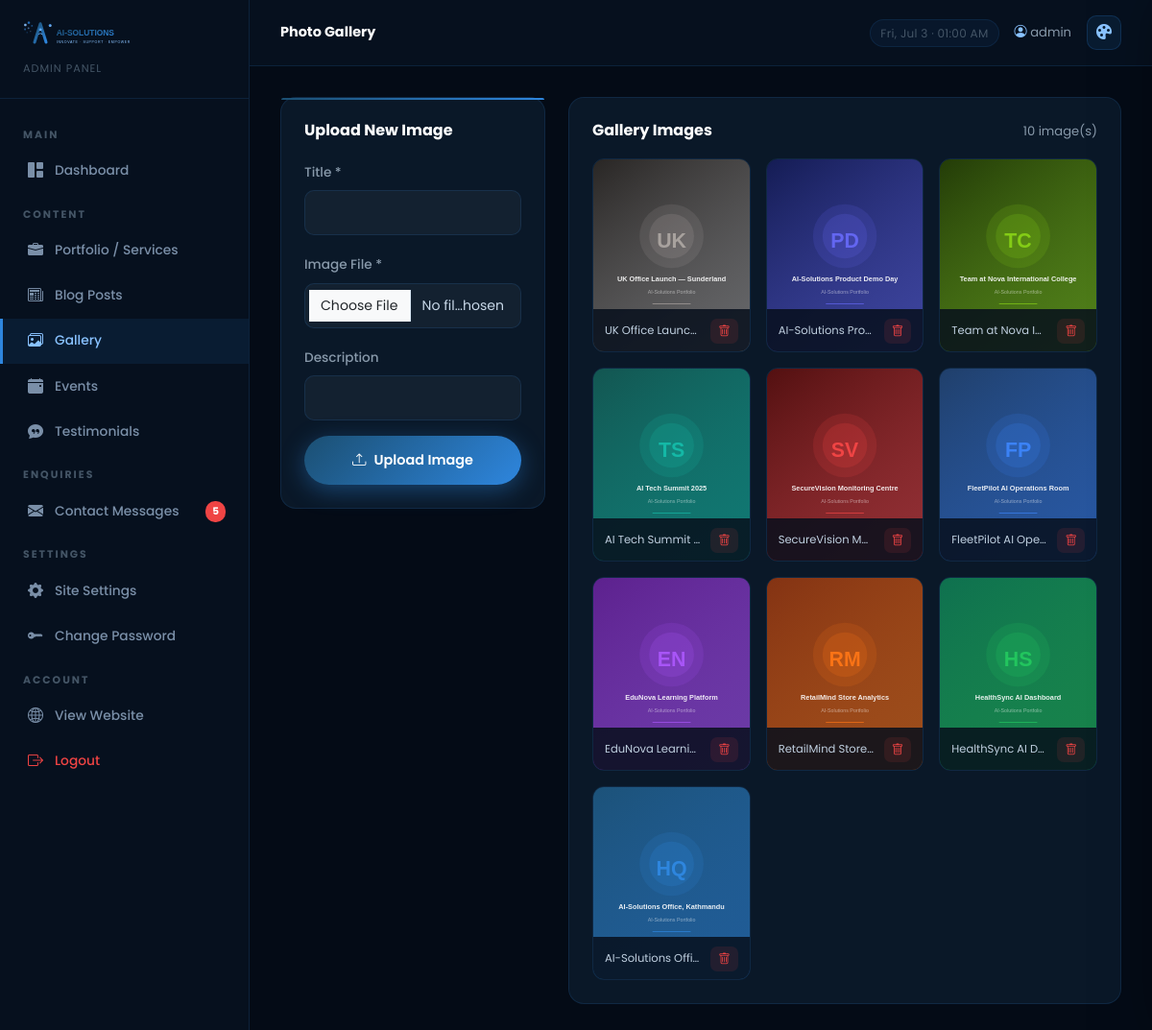
The app's page /panel/gallery/ (signed in) with its own data.
### core/models.py (models this page shows, shortened)
class GalleryImage(models.Model):
    title = models.CharField(max_length=200)
    image = models.ImageField(upload_to='gallery/')
    description = models.CharField(max_length=300, blank=True)
    uploaded_at = models.DateTimeField(auto_now_add=True)
    class Meta:
        ordering = ['-uploaded_at']
        verbose_name = 'Gallery Image'
        verbose_name_plural = 'Gallery Images'

### panel/views.py (the view)
    def wrapper(request, *args, **kwargs):
        if not request.user.is_authenticated:
            return redirect('panel_login')
        if not request.user.is_staff:
            messages.error(request, 'Access denied.')
            return redirect('panel_login')
        return view_func(request, *args, **kwargs)

### panel/forms.py
class GalleryImageForm(forms.ModelForm):
    class Meta:
        model = GalleryImage
        fields = ['title', 'image', 'description']
        widgets = {
            'title': forms.TextInput(attrs={'class': 'form-control'}),
            'image': forms.FileInput(attrs={'class': 'form-control'}),
            'description': forms.TextInput(attrs={'class': 'form-control'}),
        }

### core/context_processors.py (called while the page is built)
def site_settings(request):
    return {'settings': SiteSettings.get_settings()}

def unread_messages(request):
    if request.user.is_authenticated and request.user.is_staff:
        count = ContactMessage.objects.filter(is_read=False).count()
        return {'unread_messages_count': count}
    return {'unread_messages_count': 0}

### core/models.py (called while the page is built)
    @classmethod
    def get_settings(cls):
        obj, _ = cls.objects.get_or_create(pk=1)
        return obj

### panel/views.py (called while the page is built)
def staff_required(view_func):
    def wrapper(request, *args, **kwargs):
        if not request.user.is_authenticated:
            return redirect('panel_login')
        if not request.user.is_staff:
            messages.error(request, 'Access denied.')
            return redirect('panel_login')
        return view_func(request, *args, **kwargs)
    return wrapper

@staff_required
def gallery_list(request):
    form = GalleryImageForm(request.POST or None, request.FILES or None)
    if request.method == 'POST' and form.is_valid():
        form.save()
        messages.success(request, 'Image uploaded.')
        return redirect('panel_gallery')
    return render(request, 'panel/gallery_list.html', {
        'images': GalleryImage.objects.all(), 'form': form
    })

### templates/panel/gallery_list.html (shortened to what this page needs)
{% extends 'panel/base_panel.html' %}
{% block page_title %}Photo Gallery{% endblock %}
{% block content %}
<div class="row g-4">
  <div class="col-lg-4">
    <div class="panel-card" style="position:relative;">
      <div style="position:absolute;top:0;left:0;right:0;height:2px;background:var(--gradient-1);border-radius:16px 16px 0 0;"></div>
      <h6 style="color:#fff;font-weight:700;margin-bottom:1.25rem;">Upload New Image</h6>
      <form method="post" enctype="multipart/form-data" novalidate>
        <div class="mb-3"><label class="form-label">Title *</label>{{ form.title }}</div>
        <div class="mb-3"><label class="form-label">Image File *</label>{{ form.image }}</div>
        <div class="mb-3"><label class="form-label">Description</label>{{ form.description }}</div>
        <button type="submit" class="btn-primary-custom w-100 justify-content-center">
          <i class="bi bi-upload"></i> Upload Image
        </button>
      </form>
    </div>
  </div>
  <div class="col-lg-8">
    <div class="panel-card">
      <div class="d-flex justify-content-between mb-3">
        <h6 style="color:#fff;font-weight:700;margin:0;">Gallery Images</h6>
        <span style="font-size:.82rem;color:var(--text-muted);">{{ images.count }} image(s)</span>
      </div>
      <div class="row g-3">
        {% for img in images %}
        <div class="col-md-4 col-6">
          <div class="gallery-item" style="position:relative;">
            <img src="{{ img.image.url }}" alt="{{ img.title }}">
            <div style="position:absolute;bottom:0;left:0;right:0;background:rgba(6,15,28,0.85);padding:.5rem .75rem;display:flex;align-items:center;justify-content:space-between;">
              <span style="font-size:.72rem;color:#c0d0e0;white-space:nowrap;overflow:hidden;text-overflow:ellipsis;max-width:100px;">{{ img.title }}</span>
              <form method="post" action="{% url 'panel_gallery_delete' img.pk %}" onsubmit="return confirm('Delete this image?')">
                <button type="submit" class="btn-panel-sm btn-panel-delete" style="padding:2px 8px;"><i class="bi bi-trash"></i></button>
              </form>
            </div>
          </div>
        </div>
        {% empty %}
        <div class="col-12 text-center py-4" style="color:var(--text-muted);">No images uploaded yet.</div>
        {% endfor %}
      </div>
    </div>
  </div>
</div>
{% endblock %}

### templates/panel/base_panel.html (shortened to what this page needs)
{% load static %}
<!DOCTYPE html>
<html lang="en">
<head>
  <link href="https://cdn.jsdelivr.net/npm/bootstrap@5.3.3/dist/css/bootstrap.min.css" rel="stylesheet">
  <link rel="stylesheet" href="https://cdn.jsdelivr.net/npm/bootstrap-icons@1.11.3/font/bootstrap-icons.min.css">
  <link rel="stylesheet" href="{% static 'css/style.css' %}">
</head>
<body>
<div class="panel-wrapper">
  <aside class="panel-sidebar">
    <div class="panel-sidebar-header">
      <a href="{% url 'home' %}" class="d-block">
        <img src="{% static 'images/logo.svg' %}" alt="AI-Solutions" height="36">
      </a>
      <div style="font-size:.7rem;color:#445566;margin-top:6px;letter-spacing:1px;text-transform:uppercase;">Admin Panel</div>
    </div>
    <nav class="panel-nav">
      <span class="panel-nav-section">Main</span>
      <a href="{% url 'panel_dashboard' %}" class="panel-nav-link {% if request.resolver_match.url_name == 'panel_dashboard' %}active{% endif %}">
        <i class="bi bi-grid-1x2-fill"></i> Dashboard
      </a>
      <span class="panel-nav-section">Content</span>
      <a href="{% url 'panel_services' %}" class="panel-nav-link {% if 'panel_service' in request.resolver_match.url_name %}active{% endif %}">
        <i class="bi bi-briefcase-fill"></i> Portfolio / Services
      </a>
      <a href="{% url 'panel_blog' %}" class="panel-nav-link {% if 'panel_blog' in request.resolver_match.url_name %}active{% endif %}">
        <i class="bi bi-newspaper"></i> Blog Posts
      </a>
      <a href="{% url 'panel_gallery' %}" class="panel-nav-link {% if request.resolver_match.url_name == 'panel_gallery' %}active{% endif %}">
        <i class="bi bi-images"></i> Gallery
      </a>
      <a href="{% url 'panel_events' %}" class="panel-nav-link {% if 'panel_event' in request.resolver_match.url_name %}active{% endif %}">
        <i class="bi bi-calendar-event-fill"></i> Events
      </a>
      <a href="{% url 'panel_testimonials' %}" class="panel-nav-link {% if 'panel_testimonial' in request.resolver_match.url_name %}active{% endif %}">
        <i class="bi bi-chat-quote-fill"></i> Testimonials
      </a>
      <span class="panel-nav-section">Enquiries</span>
      <a href="{% url 'panel_contacts' %}" class="panel-nav-link {% if 'panel_contact' in request.resolver_match.url_name %}active{% endif %}">
        <i class="bi bi-envelope-fill"></i> Contact Messages
        {% with unread_count=unread_messages_count %}
        {% if unread_count > 0 %}
        <span style="margin-left:auto;background:#ef4444;color:#fff;font-size:.65rem;font-weight:700;padding:2px 7px;border-radius:10px;">{{ unread_count }}</span>
        {% endif %}
        {% endwith %}
      </a>
      <span class="panel-nav-section">Settings</span>
      <a href="{% url 'panel_settings' %}" class="panel-nav-link {% if request.resolver_match.url_name == 'panel_settings' %}active{% endif %}">
        <i class="bi bi-gear-fill"></i> Site Settings
      </a>
      <a href="{% url 'panel_password' %}" class="panel-nav-link {% if request.resolver_match.url_name == 'panel_password' %}active{% endif %}">
        <i class="bi bi-key-fill"></i> Change Password
      </a>
      <span class="panel-nav-section">Account</span>
      <a href="{% url 'home' %}" class="panel-nav-link" target="_blank">
        <i class="bi bi-globe2"></i> View Website
      </a>
      <a href="{% url 'panel_logout' %}" class="panel-nav-link" style="color:#ef4444;">
        <i class="bi bi-box-arrow-right"></i> Logout
      </a>
    </nav>
  </aside>
  <div class="panel-main">
    <div class="panel-topbar">
      <h6 style="font-size:.9rem;font-weight:700;color:#fff;margin:0;">{% block page_title %}Dashboard{% endblock %}</h6>
      <div class="d-flex align-items-center gap-3">
        <span class="panel-topbar-date d-none d-sm-block" id="panel-clock"></span>
        <span style="font-size:.82rem;color:var(--text-muted);">
          <i class="bi bi-person-circle" style="color:var(--secondary);"></i>
          {{ request.user.get_full_name|default:request.user.username }}
        </span>
        <button class="tc-trigger-btn" onclick="tcOpen()" title="Theme Customizer">
          <i class="bi bi-palette-fill"></i>
        </button>
      </div>
    </div>
    <div class="panel-content">
      {% block content %}{% endblock %}
    </div>
  </div>
</div>
</body>
</html>

### static/css/style.css (style rules this page uses)
:root { --primary: #2E86DE; --primary-dark: #1B4F72; --secondary: #89C2FF; --dark: #060f1c; --dark-card: #0a1828; --dark-card-2: #0e2038; --dark-border: rgba(46, 134, 222, 0.15); --soft-gray: #D6DBDF; --text-muted: #8899AA; --gradient-1: linear-gradient(135deg, #1B4F72 0%, #2E86DE 100%); --gradient-2: linear-gradient(135deg, #2E86DE 0%, #89C2FF 100%); --gradient-hero: linear-gradient(160deg, #050d18 0%, #0a1e38 50%, #050d18 100%); --shadow-glow: 0 0 40px rgba(46, 134, 222, 0.2); --shadow-card: 0 8px 32px rgba(0, 0, 0, 0.35); --radius-lg: 16px; --radius-pill: 50px; --transition: all 0.3s ease; }
*, *::before, *::after { box-sizing: border-box; }
html { scroll-behavior: smooth; }
body { font-family: 'Poppins', sans-serif; background-color: var(--dark); color: #C8D8E8; line-height: 1.75; overflow-x: hidden; }
h1,h2,h3,h4,h5,h6 { font-family: 'Poppins', sans-serif; font-weight: 700; color: #fff; }
a { text-decoration: none; transition: var(--transition); }
.btn-primary-custom { background: var(--gradient-1); border: none; color: #fff; padding: 0.8rem 1.8rem; border-radius: var(--radius-pill); font-weight: 600; font-size: 0.9rem; box-shadow: 0 6px 24px rgba(46,134,222,0.4); transition: var(--transition); display: inline-flex; align-items: center; gap: 8px; }
.form-control, .form-select { background: rgba(255,255,255,0.04) !important; border: 1px solid rgba(46,134,222,0.15) !important; color: #c8d8e8 !important; border-radius: 10px !important; font-size: 0.88rem; padding: 0.75rem 1rem; }
.form-control::placeholder { color: #556677; }
.form-label { font-size: 0.85rem; font-weight: 500; color: #8899aa; margin-bottom: 0.4rem; }
.gallery-item { border-radius: 12px; overflow: hidden; border: 1px solid var(--dark-border); cursor: pointer; transition: var(--transition); position: relative; }
.gallery-item img { width: 100%; height: 200px; object-fit: cover; display: block; }
.panel-wrapper { display: flex; min-height: 100vh; background: #040b16; }
.panel-sidebar { width: 260px; background: #06101e; border-right: 1px solid var(--dark-border); display: flex; flex-direction: column; position: fixed; top: 0; left: 0; bottom: 0; overflow-y: auto; z-index: 100; }
.panel-sidebar-header { padding: 1.25rem 1.5rem; border-bottom: 1px solid var(--dark-border); }
.panel-nav { padding: 1rem 0; flex: 1; }
.panel-nav-section { font-size: 0.68rem; font-weight: 700; letter-spacing: 2px; text-transform: uppercase; color: #445566; padding: 0.75rem 1.5rem 0.3rem; display: block; }
.panel-nav-link { display: flex; align-items: center; gap: 10px; padding: 0.6rem 1.5rem; color: #7a8fa8; font-size: 0.86rem; font-weight: 500; transition: var(--transition); border-left: 3px solid transparent; }
.panel-nav-link.active { color: var(--secondary); background: rgba(46,134,222,0.1); border-left-color: var(--primary); }
.panel-nav-link i { font-size: 1rem; width: 20px; text-align: center; }
.panel-main { margin-left: 260px; flex: 1; display: flex; flex-direction: column; }
.panel-topbar { background: #06101e; border-bottom: 1px solid var(--dark-border); padding: 1rem 2rem; display: flex; align-items: center; justify-content: space-between; position: sticky; top: 0; z-index: 90; backdrop-filter: blur(8px); }
.panel-topbar-date { font-size: .75rem; color: #445566; background: rgba(46,134,222,0.07); border: 1px solid rgba(46,134,222,0.12); padding: 3px 10px; border-radius: 20px; letter-spacing: .3px; }
.panel-content { padding: 2rem; flex: 1; }
.panel-card { background: #0a1828; border: 1px solid var(--dark-border); border-radius: var(--radius-lg); padding: 1.5rem; transition: border-color 0.2s ease; }
.btn-panel-sm { padding: 0.3rem 0.7rem; border-radius: 7px; font-size: 0.78rem; font-weight: 500; border: none; display: inline-flex; align-items: center; gap: 4px; }
.btn-panel-delete { background: rgba(239,68,68,0.1); color: #ef4444; }
.tc-trigger-btn { width:36px; height:36px; border-radius:10px; background:rgba(46,134,222,.1); border:1px solid rgba(46,134,222,.2); color:var(--secondary); cursor:pointer; display:flex; align-items:center; justify-content:center; font-size:1rem; transition:var(--transition); }

### records on screen
GalleryImage: image (picture), title "UK Office Launc…"
GalleryImage: image (picture), title "AI-Solutions Pro…"
GalleryImage: image (picture), title "Team at Nova I…"
GalleryImage: image (picture), title "AI Tech Summit…"
GalleryImage: image (picture), title "SecureVision M…"
GalleryImage: image (picture), title "FleetPilot AI Ope…"
GalleryImage: image (picture), title "EduNova Learni…"
GalleryImage: image (picture), title "RetailMind Store…"
GalleryImage: image (picture), title "HealthSync AI D…"
GalleryImage: image (picture), title "AI-Solutions Offi…"

### other values on screen
{{ unread_count }} "5"
{{ request.user.get_full_name|default:request.user.username }} "admin"
{{ images.count }} "10"
